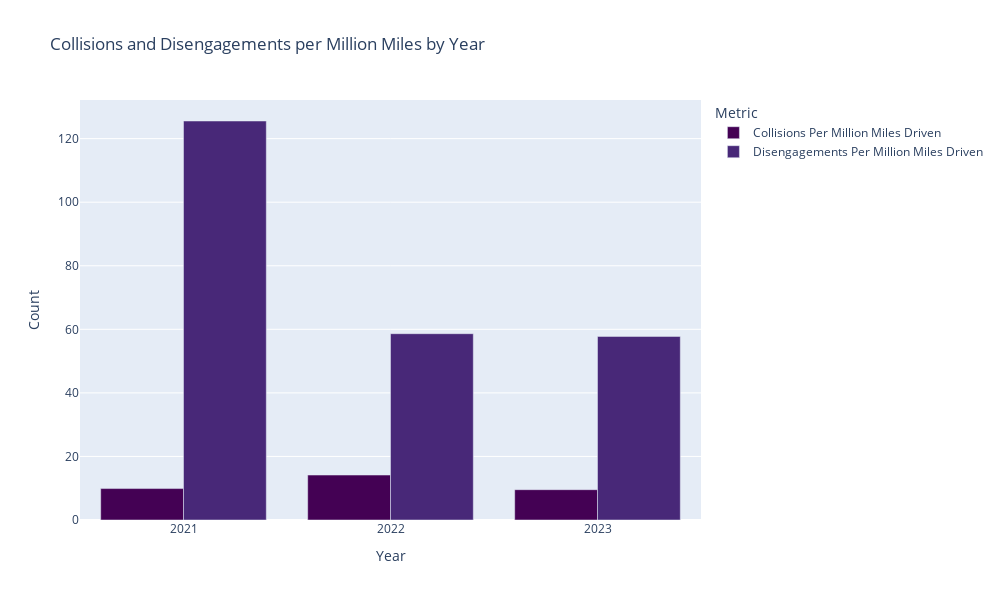

Notebook source saved alongside this figure:
### Code cell
# Plot grouped bar chart using Plotly Express
fig = px.bar(waymo_focus_df, x='Year', y=['Collisions Per Million Miles Driven', 'Disengagements Per Million Miles Driven'],
             title='Collisions and Disengagements per Million Miles by Year',
             labels={'value': 'Count', 'variable': 'Metric'},
             barmode='group',
             color_discrete_sequence=px.colors.sequential.Viridis)

fig.update_layout(height = 600, width = 1000)
fig.write_image("Images/Waymo_disengagements_collisions_rate.jpg")

# Show plot
fig.show()

### Figure 1 — Plotly figure (JSON) as saved in the notebook; plotly's stock layout.template omitted (floating-point values rounded to 4 significant figures)
{"data": [{"alignmentgroup": "True", "hovertemplate": "Metric=Collisions Per Million Miles Driven<br>Year=%{x}<br>Count=%{y}<extra></extra>", "legendgroup": "Collisions Per Million Miles Driven", "marker": {"color": "#440154", "pattern": {"shape": ""}}, "name": "Collisions Per Million Miles Driven", "offsetgroup": "Collisions Per Million Miles Driven", "orientation": "v", "showlegend": true, "textposition": "auto", "type": "bar", "x": [2021, 2022, 2023], "xaxis": "x", "y": [9.89, 14.14, 9.54], "yaxis": "y"}, {"alignmentgroup": "True", "hovertemplate": "Metric=Disengagements Per Million Miles Driven<br>Year=%{x}<br>Count=%{y}<extra></extra>", "legendgroup": "Disengagements Per Million Miles Driven", "marker": {"color": "#482878", "pattern": {"shape": ""}}, "name": "Disengagements Per Million Miles Driven", "offsetgroup": "Disengagements Per Million Miles Driven", "orientation": "v", "showlegend": true, "textposition": "auto", "type": "bar", "x": [2021, 2022, 2023], "xaxis": "x", "y": [125.5, 58.62, 57.77], "yaxis": "y"}], "layout": {"barmode": "group", "height": 600, "legend": {"title": {"text": "Metric"}, "tracegroupgap": 0}, "title": {"text": "Collisions and Disengagements per Million Miles by Year"}, "width": 1000, "xaxis": {"anchor": "y", "domain": [0, 1], "title": {"text": "Year"}}, "yaxis": {"anchor": "x", "domain": [0, 1], "title": {"text": "Count"}}}}
